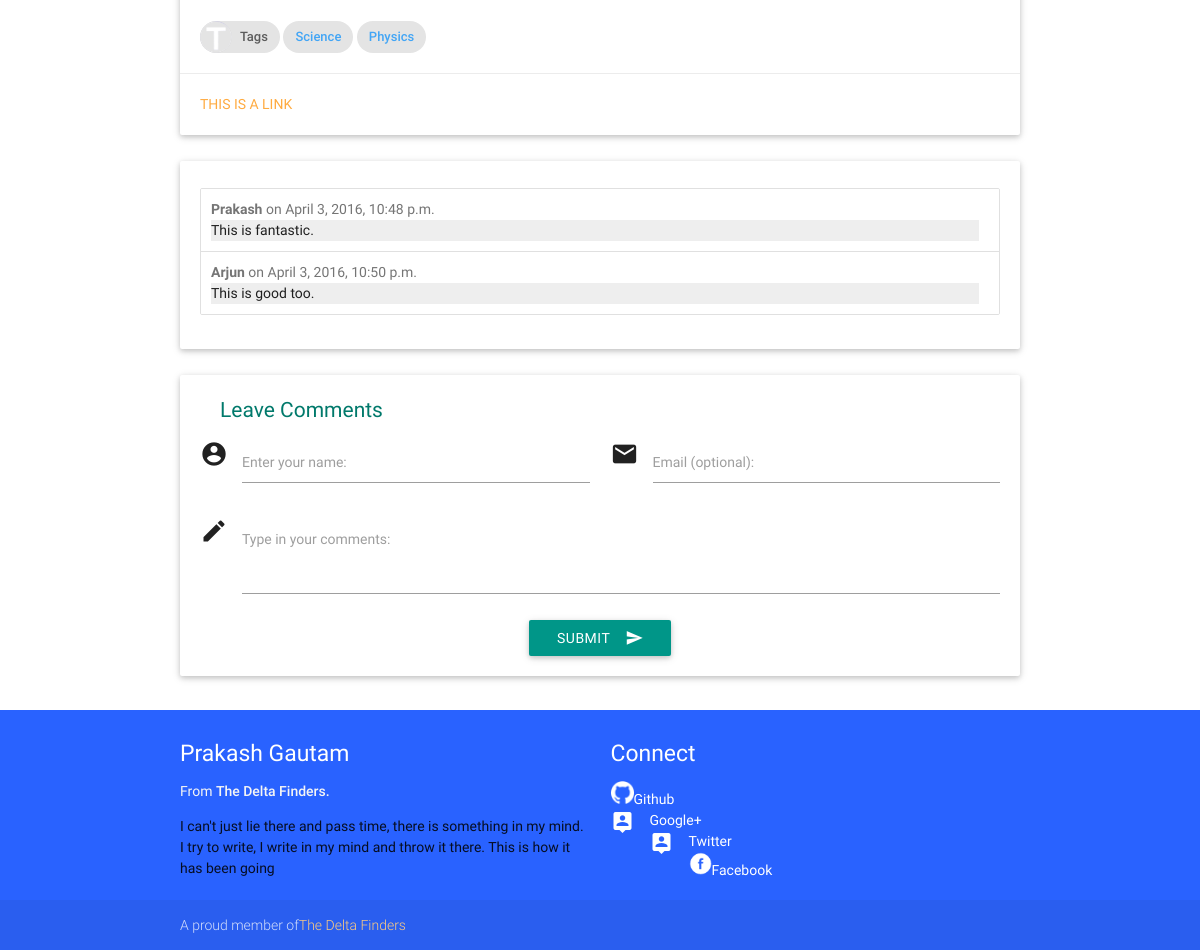
/blog/detail/are-events-random (lower part), run on an earlier commit of the app's database.
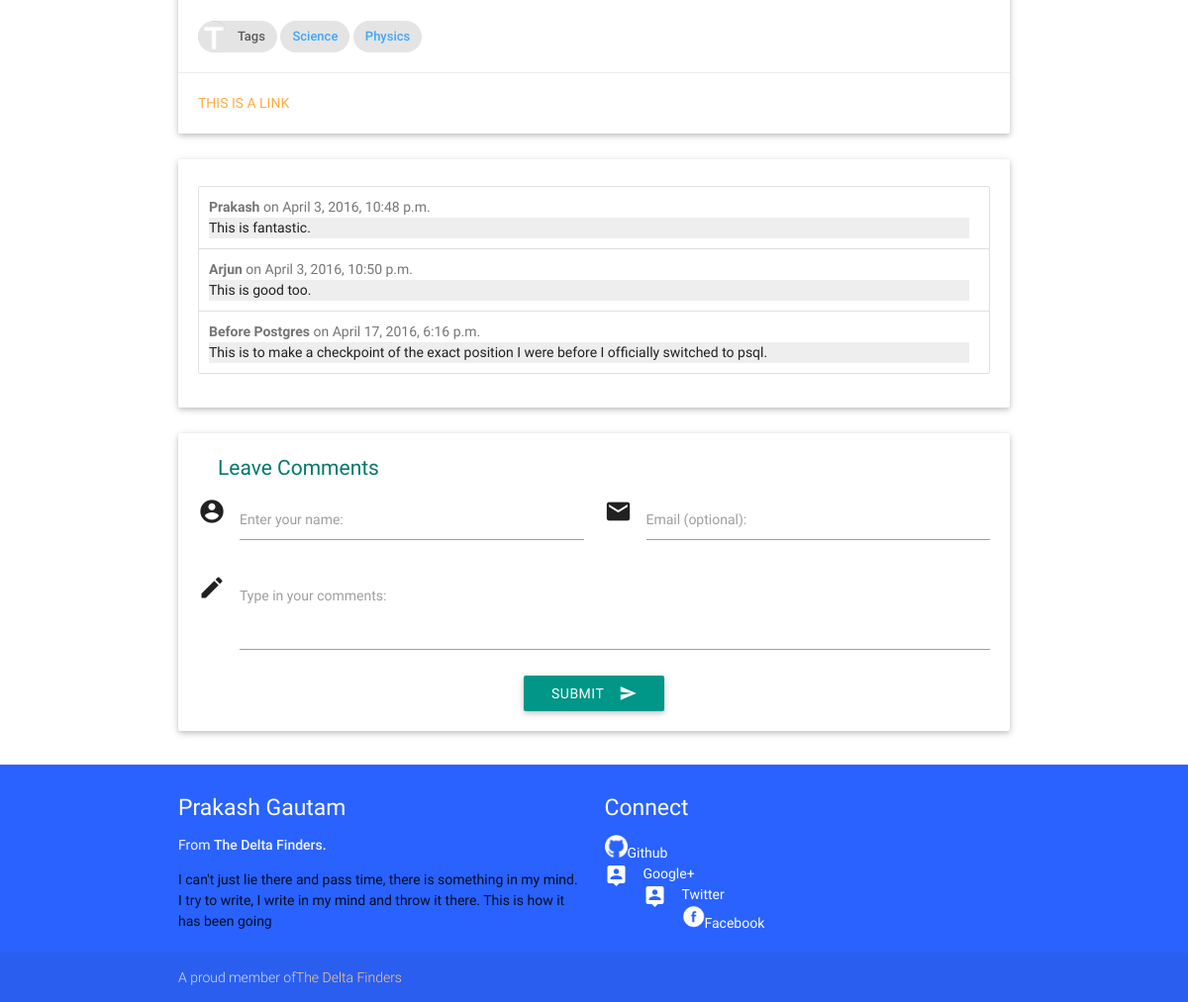
And on a later commit of the database.
### Blog/models.py (models this page shows, shortened)
class Tag(models.Model):
    word = models.CharField(max_length=100,unique=True)
    def __str__(self):
        return self.word

class Comment(models.Model):
    commenter = models.CharField(max_length=40)
    comment = models.TextField()
    postdate = models.DateTimeField(auto_now_add=True)
    blogpost = models.ForeignKey('BlogPost')

### Blog/views.py (the view, shortened to what this page needs)
# urls.py: url(r'^detail/(?P<pslug>[\w-]+)$', views.BlogDetail.as_view(), name='detail'),
class BlogDetail(View):
    def get(self,request,pslug):
        currentpost = get_object_or_404(BlogPost,slug=pslug)
        comments = Comment.objects.filter(blogpost=currentpost)
        template = loader.get_template('Blog/details.html')
        form = CommentForm()
        context = {
            'post' : currentpost,
            'form' : form,
            'comments' : comments,
        }
        return HttpResponse(template.render(context,request))

### Blog/forms.py
class CommentForm(forms.Form):
    commenter = forms.CharField(label='Enter your name', max_length = 100)
    email = forms.EmailField(label='Email (optional)')
    comment = forms.CharField(label='Type in your comments',
            widget=forms.Textarea(attrs =
        {'class':'materialize-textarea'}))

### Blog/templates/Blog/details.html (shortened to what this page needs)
{%extends "base.html" %}
{%load staticfiles %}
{%block bodycontent %}
<div class="container">
<div class="row">
    <div class="col l12 s12 m12">
      <div class="card">
        <div class="card-content black-text">
          <br/>
          <div class="chip">
                <img src="{%static 'images/capital-t.png'%}" alt="Tags">
                Tags
          </div>
          {%for tag in post.tags.all %}
          <a href="#"><div class="chip blue-text text-lighten-1">{{tag}}</div></a>
          {%endfor %}
        </div>
        <div class="card-action">
          <a href="#">This is a link</a>
        </div>
      </div>
    </div>
</div>
{% include "Blog/comment.html" %}
</div>
{%endblock bodycontent %}

### Blog/templates/Blog/comment.html (shortened to what this page needs)
{%block postedcomments %}
{%if comments %}
<div class="row">
  <div class="col s12">
    <div class="card">
      <div class="card-content">
        <ul class="collection">
        {% for comment in comments %}
           <li class="collection-item" style="padding-left: 10px;">
             <span class="grey-text text-darken-1">
                 <b>{{comment.commenter}}</b> on {{comment.postdate}}
             </span>
             <div class="grey lighten-3">
                 <div class="text-flow"> <p>{{comment.comment}}</p> </div>
             </div>
           </li>
        {%endfor %}
        </ul>
      </div>
    </div>
  </div>
</div>
{%endif%}
{%endblock postedcomments %}
{%block commentform%}
<div class="row">
  <div class="col s12">
    <div class="card">
      <div class="card-content">
        <div>
        <span class="card-content teal-text text-darken-2" style="font-size:1.5em">Leave Comments</span>
        </div>
        <form action="{% url 'blog:detail' pslug=post.slug %}" method="post">
           <div class="row">
             <div class="input-field col s6">
               <i class="material-icons prefix">account_circle</i>
               {{form.commenter}}
               {{form.commenter.label_tag}}
             </div>
             <div class="input-field col s6">
               <i class="material-icons prefix">email</i>
               {{form.email}}
               {{form.email.label_tag }}
             </div>
           </div>
           <div class="row">
           <div class="input-field col s12">
             <i class="material-icons prefix">mode_edit</i>
             {{form.comment}}
             {{form.comment.label_tag}}
           </div>
          </div>
          <div class="center-align">
          <button class="btn waves-effect waves-light teal" type="submit" name="submit">Submit
              <i class="material-icons right">send</i>
          </button>
          </div>
        </form>
      </div>
    </div>
  </div>
</div>
{%endblock commentform%}

What changed in the data, as far as the page shows it:
added Comment: commenter "Before Postgres", postdate "April 17, 2016, 6:16 p.m.", comment "This is to make a checkpoint of the exact position I were before I officially switched to psql."
